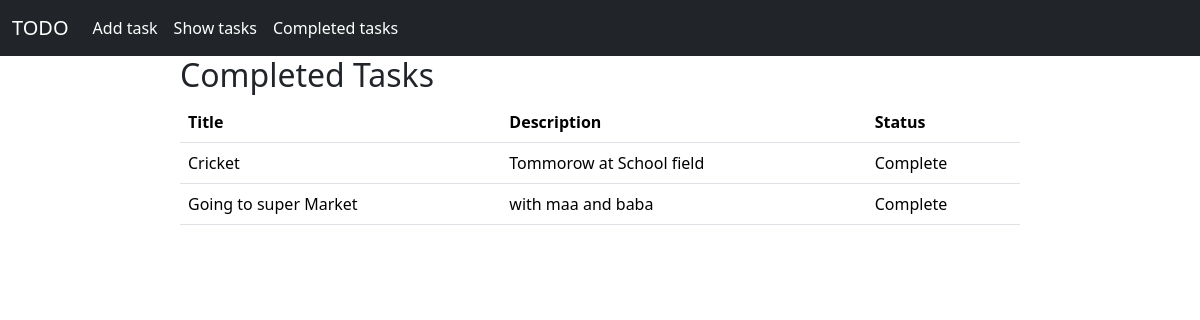
The app's page /completed_tasks, older data.
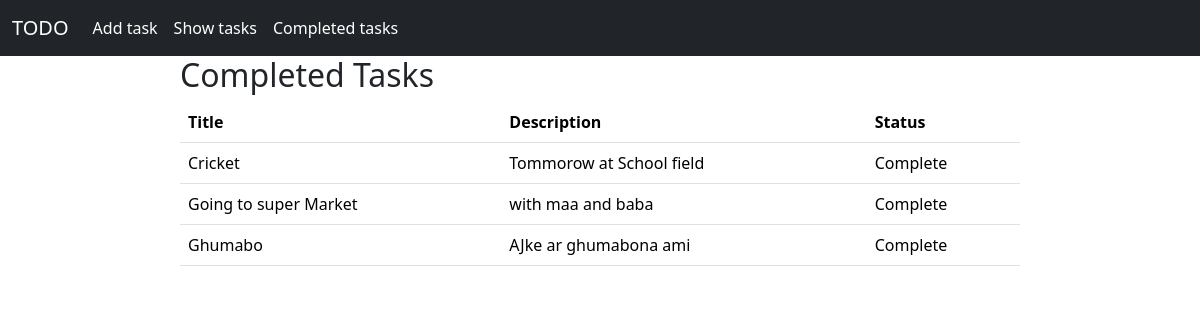
The same page, newer data.
### list/models.py (models this page shows)
class TaskModel(models.Model):
    taskTitle = models.CharField(max_length=30,verbose_name="Task Title")
    taskDescription = models.TextField(verbose_name="Task Description")
    is_completed = models.BooleanField(default=False, verbose_name="Is Completed")

### list/views.py (the view)
# urls.py: path('completed_tasks', views.completed_tasks, name='completed_tasks'),
def completed_tasks(request):
    completed_tasks = TaskModel.objects.filter(is_completed=True)
    return render(request, 'completed_task.html', {'completed_tasks': completed_tasks})

### list/templates/completed_task.html
{% extends 'base.html' %}
{% block content %}
<div style="width: 70%; margin:auto;">
    {% if completed_tasks %}
    <h2>Completed Tasks</h2>
    <table class="table table-hover">
        <thead>
            <tr>
                <th>Title</th>
                <th>Description</th>
                <th>Status</th>
            </tr>
        </thead>
        <tbody>
            {% for task in completed_tasks %}
            <tr>
                <td>{{ task.taskTitle }}</td>
                <td>{{ task.taskDescription }}</td>
                <td>
                    {% if task.is_completed %}
                    Complete
                    {% else %}
                    Incomplete
                    {% endif %}
                </td>
            </tr>
            {% endfor %}
        </tbody>
    </table>
    {% else %}
    </br>
    <h3 style="text-align: center;">You haven't complete any task yet.</h3>
    {% endif %}
</div>
{% endblock %}

Row changes from the older to the newer data that the page shows:
added TaskModel: taskTitle "Ghumabo", taskDescription "AJke ar ghumabona ami", is_completed "Complete"
